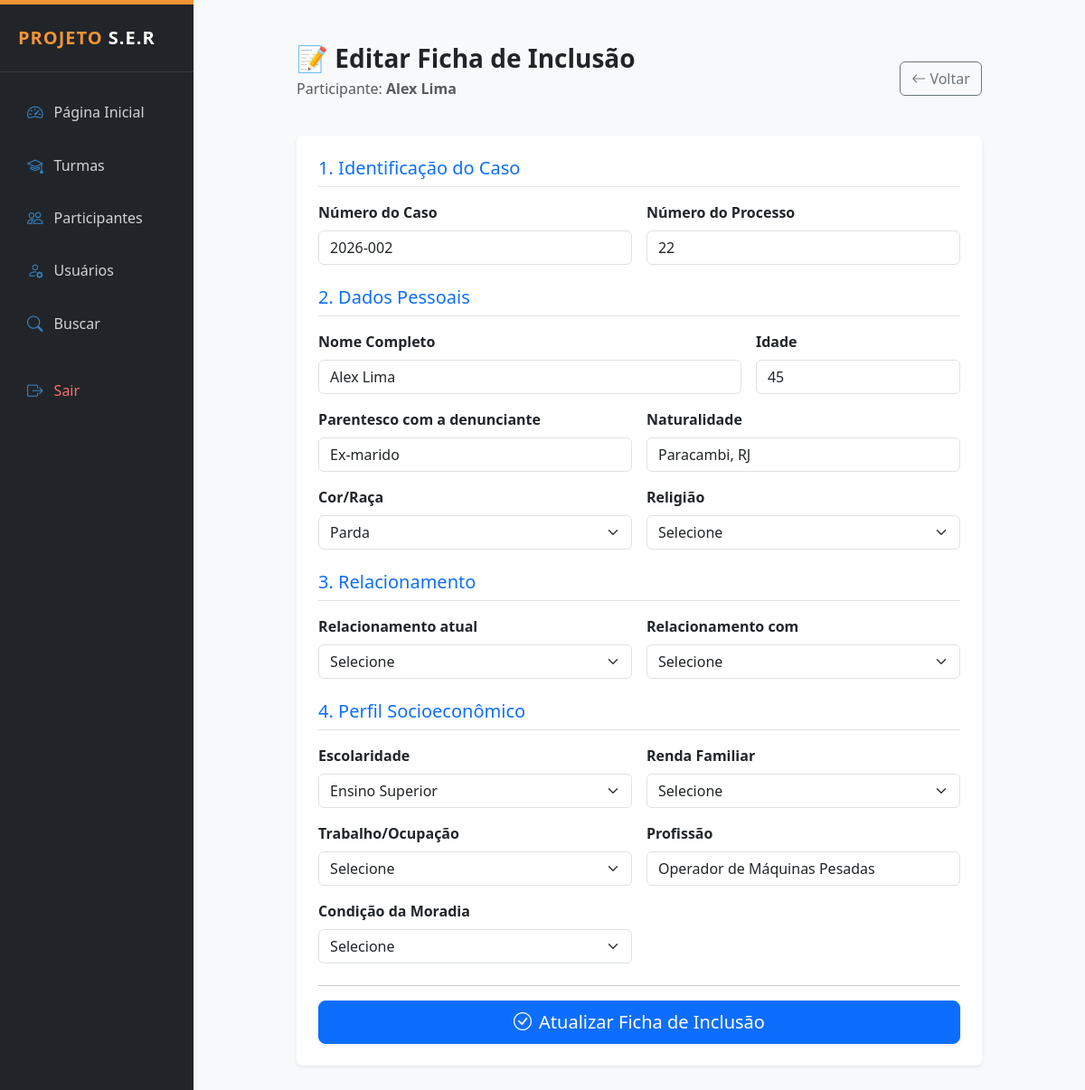
Screenshot of /public/ficha_inclusao_editar.php?participante_id=170 (signed in) with the database file from the repository.
### tables this page shows
CREATE TABLE `ficha_inclusao` (
  `id` int(11) NOT NULL,
  `cor` varchar(50) DEFAULT NULL,
  `situacao_civil` varchar(50) DEFAULT NULL,
  `religiao` varchar(100) DEFAULT NULL,
  `escolaridade` varchar(100) DEFAULT NULL,
  `renda_familiar` varchar(100) DEFAULT NULL,
  `profissao` varchar(150) DEFAULT NULL,
  `ocupacao_companheira` varchar(150) DEFAULT NULL,
  `profissao_companheira` varchar(150) DEFAULT NULL,
  `condicao_moradia` varchar(100) DEFAULT NULL,
  `numero_filhos` int(11) DEFAULT NULL,
  `numero_pessoas_casa` int(11) DEFAULT NULL,
  `problemas_saude` text DEFAULT NULL,
  `uso_medicacao` text DEFAULT NULL,
  `uso_alcool` varchar(100) DEFAULT NULL,
  `frequencia_bebida` varchar(100) DEFAULT NULL,
  `drogas_utilizadas` text DEFAULT NULL,
  `violencia_praticada` text DEFAULT NULL,
  `violencia_sofrida` text DEFAULT NULL,
  `historico_familiar` text DEFAULT NULL,
  `situacao_juridica` text DEFAULT NULL,
  `expectativa_grupo` text DEFAULT NULL,
  `criado_em` datetime DEFAULT current_timestamp(),
  `participante_id` int(11) NOT NULL,
  `numero_caso` varchar(50) DEFAULT NULL,
  `numero_processo` varchar(50) DEFAULT NULL,
  `parentesco` varchar(100) DEFAULT NULL,
  `idade` int(11) DEFAULT NULL,
  `naturalidade` varchar(100) DEFAULT NULL,
  `relacionamento_atual` varchar(50) DEFAULT NULL,
  `relacionamento_detalhe` varchar(100) DEFAULT NULL,
  `trabalho` varchar(100) DEFAULT NULL,
  `religiao_outro` varchar(150) DEFAULT NULL,
  `escolaridade_outro` varchar(150) DEFAULT NULL,
  `renda_outro` varchar(150) DEFAULT NULL,
  `trabalho_outro` varchar(150) DEFAULT NULL,
  `moradia_outro` varchar(150) DEFAULT NULL,
  `relacionamento_outro` varchar(150) DEFAULT NULL,
  `nome` varchar(100) DEFAULT NULL
);

### public/ficha_inclusao_editar.php (the view, shortened to what this page needs)
<?php
require_once __DIR__ . '/../config/conexao.php';
require_once __DIR__ . '/../layout/admin_header.php';
$participante_id = $_GET['id'] ?? $_GET['participante_id'] ?? null;
$stmt = $pdo->prepare("SELECT * FROM ficha_inclusao WHERE participante_id = ?");
$stmt->execute([$participante_id]);
$dados = $stmt->fetch(PDO::FETCH_ASSOC);
function selecionar($valor, $opcao) {
    return (trim($valor) == trim($opcao)) ? 'selected' : '';
}
?>
<div class="container py-4">
    <div class="row justify-content-center">
        <div class="col-lg-10">
            <div class="d-flex justify-content-between align-items-center mb-4">
                <div>
                    <h3 class="fw-bold text-dark mb-1">📝 Editar Ficha de Inclusão</h3>
                    <p class="text-muted">Participante: <strong><?= htmlspecialchars($dados['nome']) ?></strong></p>
                </div>
                <a href="participantes_detalhes.php?id=<?= $participante_id ?>" class="btn btn-outline-secondary">
                    <i class="bi bi-arrow-left"></i> Voltar
                </a>
            </div>
            <form method="POST" action="ficha_inclusao_salvar.php" class="card shadow-sm border-0">
                <div class="card-body p-4">
                    <h5 class="text-primary border-bottom pb-2 mb-3">1. Identificação do Caso</h5>
                    <div class="row g-3 mb-4">
                        <div class="col-md-6">
                            <label class="form-label fw-bold">Número do Caso</label>
                            <input type="text" name="numero_caso" class="form-control" value="<?= htmlspecialchars($dados['numero_caso'] ?? '') ?>" required>
                        </div>
                        <div class="col-md-6">
                            <label class="form-label fw-bold">Número do Processo</label>
                            <input type="text" name="numero_processo" class="form-control" value="<?= htmlspecialchars($dados['numero_processo'] ?? '') ?>" required>
                        </div>
                    </div>
                    <h5 class="text-primary border-bottom pb-2 mb-3">2. Dados Pessoais</h5>
                    <div class="row g-3 mb-4">
                        <div class="col-md-8">
                            <label class="form-label fw-bold">Nome Completo</label>
                            <input type="text" name="nome" class="form-control" value="<?= htmlspecialchars($dados['nome'] ?? '') ?>" required>
                        </div>
                        <div class="col-md-4">
                            <label class="form-label fw-bold">Idade</label>
                            <input type="number" name="idade" class="form-control" value="<?= htmlspecialchars($dados['idade'] ?? '') ?>" required>
                        </div>
                        <div class="col-md-6">
                            <label class="form-label fw-bold">Parentesco com a denunciante</label>
                            <input type="text" name="parentesco" class="form-control" value="<?= htmlspecialchars($dados['parentesco'] ?? '') ?>" required>
                        </div>
                        <div class="col-md-6">
                            <label class="form-label fw-bold">Naturalidade</label>
                            <input type="text" name="naturalidade" class="form-control" value="<?= htmlspecialchars($dados['naturalidade'] ?? '') ?>" required>
                        </div>
                        <div class="col-md-6">
                            <label class="form-label fw-bold">Cor/Raça</label>
                            <select name="cor" class="form-select" required>
                                <?php $cores = ['Branca', 'Preta', 'Parda', 'Indígena', 'Amarela'];
                                foreach ($cores as $c) echo "<option value='$c' " . selecionar($dados['cor'], $c) . ">$c</option>"; ?>
                            </select>
                        </div>
                        <div class="col-md-6">
                            <label class="form-label fw-bold">Religião</label>
                            <select name="religiao" id="religiao" class="form-select" required>
                                <option value="">Selecione</option>
                            </select>
                        </div>
                    </div>
                    <h5 class="text-primary border-bottom pb-2 mb-3">3. Relacionamento</h5>
                    <div class="row g-3 mb-4">
                        <div class="col-md-6">
                            <label class="form-label fw-bold">Relacionamento atual</label>
                            <select name="relacionamento" id="relacionamento" class="form-select" required>
                                <option value="">Selecione</option>
                            </select>
                        </div>
                        <div class="col-md-6">
                            <label class="form-label fw-bold">Relacionamento com</label>
                            <select name="relacao_com" id="relacao_com" class="form-select">
                                <option value="">Selecione</option>
                            </select>
                        </div>
                    </div>
                    <h5 class="text-primary border-bottom pb-2 mb-3">4. Perfil Socioeconômico</h5>
                    <div class="row g-3 mb-4">
                        <div class="col-md-6">
                            <label class="form-label fw-bold">Escolaridade</label>
                            <select name="escolaridade" id="escolaridade" class="form-select" required>
                                <?php $escola = ['Ensino Fundamental Incompleto', 'Ensino Fundamental Completo', 'Ensino Médio Incompleto', 'Ensino Médio Completo', 'Ensino Superior', 'Outro'];
                                foreach ($escola as $e) echo "<option value='$e' " . selecionar($dados['escolaridade'], $e) . ">$e</option>"; ?>
                            </select>
                        </div>
                        <div class="col-md-6">
                            <label class="form-label fw-bold">Renda Familiar</label>
                            <select name="renda" id="renda" class="form-select" required>
                                <option value="">Selecione</option>
                            </select>
                        </div>
                        <div class="col-md-6">
                            <label class="form-label fw-bold">Trabalho/Ocupação</label>
                            <select name="trabalho" id="trabalho" class="form-select" required>
                                <option value="">Selecione</option>
                            </select>
                        </div>
                        <div class="col-md-6">
                            <label class="form-label fw-bold">Profissão</label>
                            <input type="text" name="profissao" class="form-control" value="<?= htmlspecialchars($dados['profissao'] ?? '') ?>" required>
                        </div>
                        <div class="col-md-6">
                            <label class="form-label fw-bold">Condição da Moradia</label>
                            <select name="moradia" id="moradia" class="form-select" required>
                                <option value="">Selecione</option>
                            </select>
                        </div>
                    </div>
                    <hr>
                    <div class="d-grid">
                        <button type="submit" class="btn btn-primary btn-lg shadow-sm">
                            <i class="bi bi-check-circle me-2"></i>Atualizar Ficha de Inclusão
                        </button>
                    </div>
                </div>
            </form>
        </div>
    </div>
</div>
<?php require_once __DIR__ . '/../layout/admin_footer.php'; ?>

### layout/admin_header.php (style rules this page uses)
:root { --ser-orange: #F29433; --ser-blue: #3684C4; --ser-wine: #A61C62; --ser-light: #f8f9fa; }
body { font-family: 'Segoe UI', Tahoma, Geneva, Verdana, sans-serif; background-color: var(--ser-light); }

### rows the page displays
ficha_inclusao: nome "Alex Lima", numero_caso "2026-002", numero_processo "22", idade "45", parentesco "Ex-marido", naturalidade "Paracambi, RJ", escolaridade "Ensino Superior", profissao "Operador de Máquinas Pesadas"

### other values shown
form field cor "Parda"
